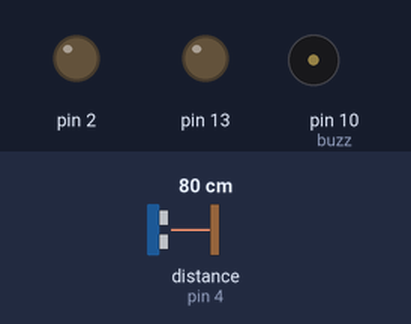
Bench run of a sketch on a simulated Arduino Uno, built with avr-gcc and run on an emulated ATmega328P. Parts: output pins drawn as LEDs (lit = HIGH), buzzer (waves = sounding). Wiring (inferred from the names in the program): ultrasonic range finder: trigger pin 7; echo pin 4. The test bench sets the inputs (shaded band); at power-on: distance to the obstacle (sensor on pin 4) 80 cm. The echo pulse lasts 58.3 µs per cm; pins used as bus, display or sensor lines are not drawn.

Above: at 1.2 s.
1.3 s: distance to the obstacle (sensor on pin 4) set to 57 cm
2.8 s: distance to the obstacle (sensor on pin 4) set to 48 cm
At 3.3 s:
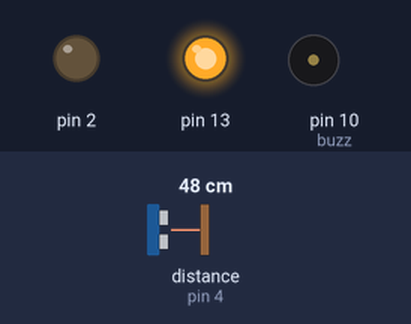
4.3 s: distance to the obstacle (sensor on pin 4) set to 2 cm
At 4.45 s:
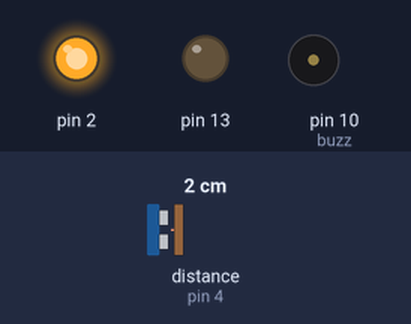
At 4.8 s:
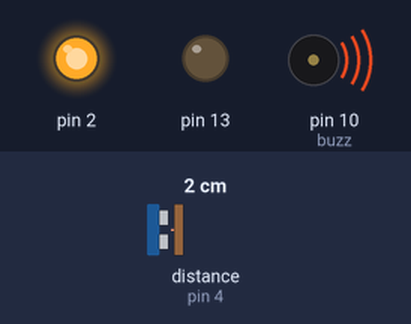
Timing chart, 0 to 13.3 s (numbered marks = the images above; inputs shaded):
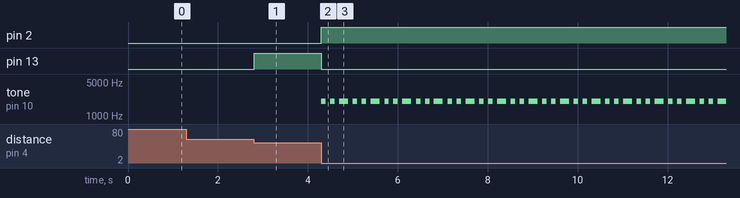

The sketch:

traffic.ino
```cpp
////Collision Warning System////

//// Year 2017 ////

//// Vijendra Kumar////

const int trigPin = 7;

const int echoPin = 4;

int buzz = 10;

long duration;

int distance;

// the setup function runs once when you press reset or power the board

void setup() {

// initialize digital pin 13 as an output.

pinMode(trigPin, OUTPUT);

pinMode(echoPin, INPUT);

pinMode(13, OUTPUT);

pinMode(2, OUTPUT);

Serial.begin(9600);

}

// the loop function runs over and over again forever

void loop()

{

// Clears the trigPin

digitalWrite(trigPin, LOW);

delayMicroseconds(2);

// Sets the trigPin on HIGH state for 10 micro seconds

digitalWrite(trigPin, HIGH);

delayMicroseconds(10);

digitalWrite(trigPin, LOW);

// Reads the echoPin, returns the sound wave travel time in microseconds

duration = pulseIn(echoPin, HIGH);

// Calculating the distance

distance= duration*0.034/2;

// Prints the distance on the Serial Monitor

if(distance <= 50 && distance >= 20)

{

digitalWrite(13, HIGH);

// digitalWrite(13, LOW);

// turn the LED on (HIGH is the voltage level)

}

else

{

digitalWrite(13, LOW


); // turn the LED off by making the voltage LOW

// wait for a second

}

if(distance <= 20)

{

digitalWrite(2, HIGH);

tone(buzz, 2000);

delay(100);

noTone(buzz);

delay(100);

tone(buzz, 2000);

delay(100);

noTone(buzz);

delay(100);

tone(buzz, 2000);

delay(100);

noTone(buzz);

tone(buzz, 2000);

delay(100);

noTone(buzz);

delay(100);

}

else

{

digitalWrite(2, LOW); // turn the LED off by making the voltage LOW

// wait for a second

}

}
```

Measured:
- the behaviour switches between 52 and 51 cm on distance to the obstacle (sensor on pin 4) (found by bisection; images 0 and 1)
- after the input at 1.3 s, every drawn part: stays the same
- after the input at 2.8 s, pin 13: LOW → HIGH at once
- after the input at 4.3 s, pin 2: LOW → HIGH at once; pin 13: HIGH → LOW at once; tone on pin 10 (buzz): silent → 2000 Hz at once, then repeats every 0.70 s: silent 0.10 s, 2000 Hz 0.10 s, silent 0.10 s, 2000 Hz 0.20 s, silent 0.10 s, 2000 Hz 0.10 s
